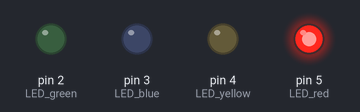
Bench run of a sketch on a simulated Arduino Uno, built with avr-gcc and run on an emulated ATmega328P. Shown: output pins drawn as LEDs (lit = HIGH).

Above: at 0.5 s.
At 1.5 s:
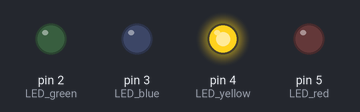
At 2.5 s:
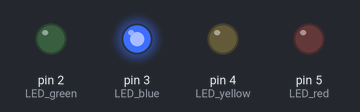
At 3.5 s:
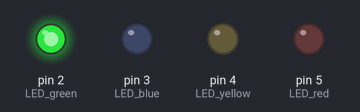
Timing chart, 0 to 5.2 s (numbered marks = the images above):
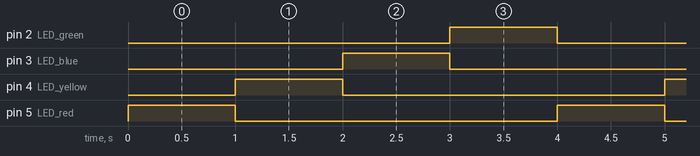

The sketch:

Output_Multiple_LEDS.ino
```cpp
int LED_red = 5;
int LED_yellow = 4;
int LED_blue = 3;
int LED_green = 2;

void setup() {
  pinMode(LED_red, OUTPUT);
  pinMode(LED_yellow, OUTPUT);
  pinMode(LED_blue, OUTPUT);
  pinMode(LED_green, OUTPUT);
}

void loop() {
  digitalWrite(LED_red, HIGH);
  delay(1000);
  digitalWrite(LED_red, LOW);
  digitalWrite(LED_yellow, HIGH);
  delay(1000);
  digitalWrite(LED_yellow, LOW);
  digitalWrite(LED_blue, HIGH);
  delay(1000);
  digitalWrite(LED_blue, LOW);
  digitalWrite(LED_green, HIGH);
  delay(1000);
  digitalWrite(LED_green, LOW);

}
```

Measured:
- by itself, pin 2 (LED_green), pin 3 (LED_blue), pin 4 (LED_yellow), pin 5 (LED_red): alternates HIGH for 1.0 s and LOW for 3.0 s
- by itself, everything shown: repeats every 4.0 s, in 5 steps
